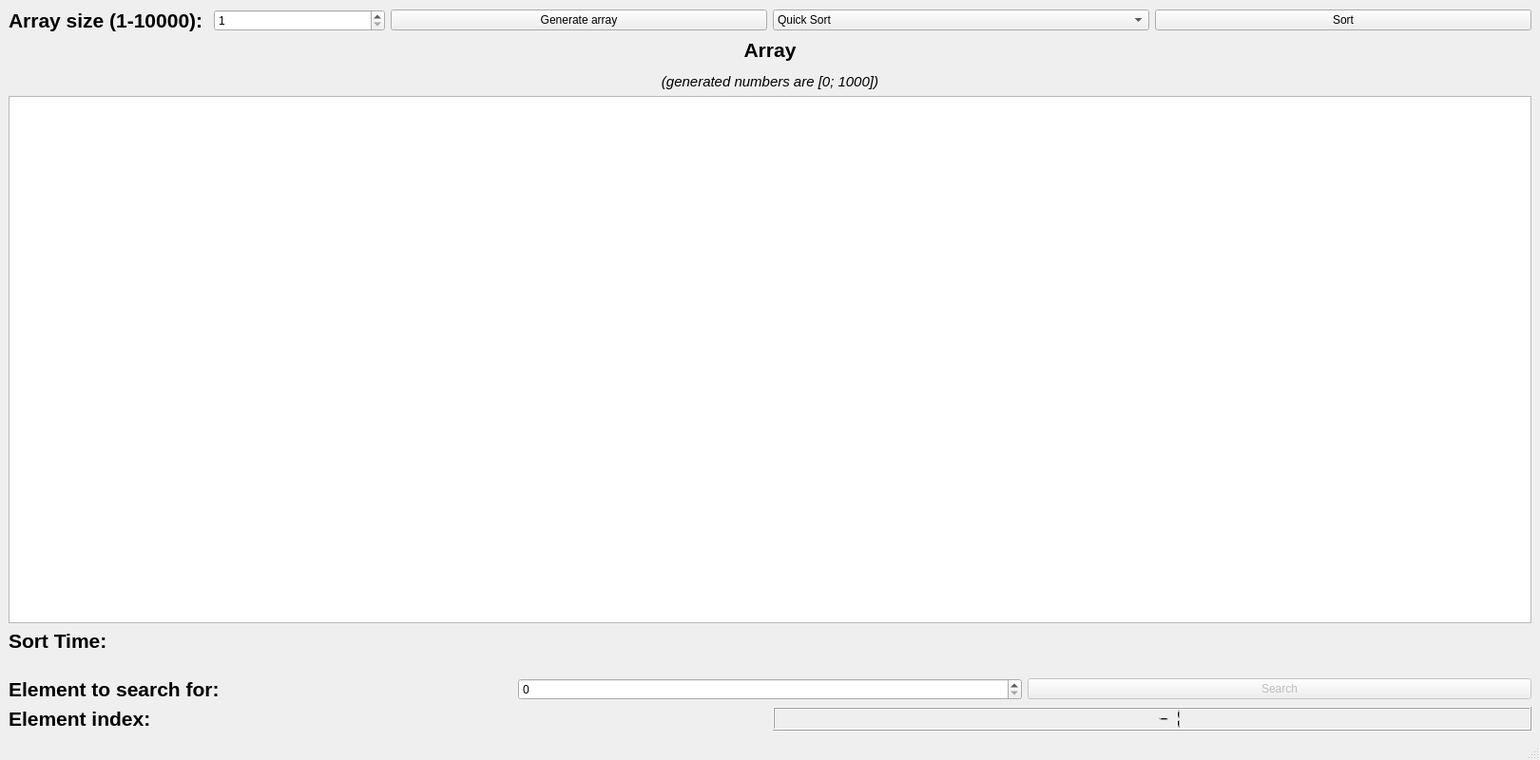
<?xml version="1.0" encoding="UTF-8"?>
<ui version="4.0">
 <class>MainWindow</class>
 <widget class="QMainWindow" name="MainWindow">
  <property name="geometry">
   <rect>
    <x>0</x>
    <y>0</y>
    <width>1620</width>
    <height>800</height>
   </rect>
  </property>
  <property name="sizePolicy">
   <sizepolicy hsizetype="Fixed" vsizetype="Fixed">
    <horstretch>0</horstretch>
    <verstretch>0</verstretch>
   </sizepolicy>
  </property>
  <property name="minimumSize">
   <size>
    <width>1620</width>
    <height>800</height>
   </size>
  </property>
  <property name="windowTitle">
   <string>Task 1</string>
  </property>
  <widget class="QWidget" name="centralwidget">
   <layout class="QVBoxLayout" name="verticalLayout_2">
    <item>
     <layout class="QHBoxLayout" name="horizontalLayout_6">
      <item>
       <layout class="QHBoxLayout" name="horizontalLayout_5">
        <item>
         <widget class="QLabel" name="label_7">
          <property name="sizePolicy">
           <sizepolicy hsizetype="Minimum" vsizetype="Preferred">
            <horstretch>0</horstretch>
            <verstretch>0</verstretch>
           </sizepolicy>
          </property>
          <property name="font">
           <font>
            <pointsize>16</pointsize>
            <bold>true</bold>
           </font>
          </property>
          <property name="text">
           <string>&lt;html&gt;&lt;head/&gt;&lt;body&gt;&lt;p&gt;Array size (1-10000): &lt;/p&gt;&lt;/body&gt;&lt;/html&gt;</string>
          </property>
         </widget>
        </item>
        <item>
         <widget class="QSpinBox" name="spinBox">
          <property name="minimum">
           <number>1</number>
          </property>
          <property name="maximum">
           <number>1000000</number>
          </property>
         </widget>
        </item>
       </layout>
      </item>
      <item>
       <widget class="QPushButton" name="pushButton">
        <property name="text">
         <string>Generate array</string>
        </property>
       </widget>
      </item>
      <item>
       <widget class="QComboBox" name="comboBox">
        <item>
         <property name="text">
          <string>Quick Sort</string>
         </property>
        </item>
        <item>
         <property name="text">
          <string>Heap Sort</string>
         </property>
        </item>
        <item>
         <property name="text">
          <string>Merge Sort</string>
         </property>
        </item>
       </widget>
      </item>
      <item>
       <widget class="QPushButton" name="pushButton_2">
        <property name="text">
         <string>Sort</string>
        </property>
       </widget>
      </item>
     </layout>
    </item>
    <item>
     <layout class="QVBoxLayout" name="verticalLayout_3">
      <item>
       <widget class="QLabel" name="label_8">
        <property name="font">
         <font>
          <pointsize>16</pointsize>
          <bold>true</bold>
         </font>
        </property>
        <property name="text">
         <string>&lt;html&gt;&lt;head/&gt;&lt;body&gt;&lt;p align=&quot;center&quot;&gt;Array&lt;/p&gt;&lt;p align=&quot;center&quot;&gt;&lt;span style=&quot; font-size:11pt; font-weight:400; font-style:italic;&quot;&gt;(generated numbers are [0; 1000])&lt;/span&gt;&lt;/p&gt;&lt;/body&gt;&lt;/html&gt;</string>
        </property>
       </widget>
      </item>
      <item>
       <widget class="QGraphicsView" name="graphicsView">
        <property name="minimumSize">
         <size>
          <width>1600</width>
          <height>513</height>
         </size>
        </property>
        <property name="baseSize">
         <size>
          <width>1600</width>
          <height>513</height>
         </size>
        </property>
        <property name="sceneRect">
         <rectf>
          <x>0.000000000000000</x>
          <y>0.000000000000000</y>
          <width>0.000000000000000</width>
          <height>0.000000000000000</height>
         </rectf>
        </property>
       </widget>
      </item>
     </layout>
    </item>
    <item>
     <layout class="QHBoxLayout" name="horizontalLayout_8">
      <item>
       <layout class="QHBoxLayout" name="horizontalLayout">
        <item>
         <widget class="QLabel" name="label">
          <property name="sizePolicy">
           <sizepolicy hsizetype="Minimum" vsizetype="Preferred">
            <horstretch>0</horstretch>
            <verstretch>0</verstretch>
           </sizepolicy>
          </property>
          <property name="font">
           <font>
            <pointsize>16</pointsize>
            <bold>true</bold>
           </font>
          </property>
          <property name="text">
           <string>Sort Time:</string>
          </property>
         </widget>
        </item>
        <item>
         <widget class="QLabel" name="label_4">
          <property name="font">
           <font>
            <pointsize>15</pointsize>
           </font>
          </property>
          <property name="text">
           <string/>
          </property>
         </widget>
        </item>
       </layout>
      </item>
     </layout>
    </item>
    <item>
     <spacer name="verticalSpacer">
      <property name="orientation">
       <enum>Qt::Vertical</enum>
      </property>
      <property name="sizeType">
       <enum>QSizePolicy::Minimum</enum>
      </property>
      <property name="sizeHint" stdset="0">
       <size>
        <width>20</width>
        <height>20</height>
       </size>
      </property>
     </spacer>
    </item>
    <item>
     <layout class="QVBoxLayout" name="verticalLayout">
      <item>
       <layout class="QHBoxLayout" name="horizontalLayout_4">
        <item>
         <widget class="QLabel" name="label_9">
          <property name="sizePolicy">
           <sizepolicy hsizetype="Minimum" vsizetype="Preferred">
            <horstretch>0</horstretch>
            <verstretch>0</verstretch>
           </sizepolicy>
          </property>
          <property name="text">
           <string>&lt;html&gt;&lt;head/&gt;&lt;body&gt;&lt;p&gt;&lt;span style=&quot; font-size:16pt; font-weight:700;&quot;&gt;Element to search for: &lt;/span&gt;&lt;/p&gt;&lt;/body&gt;&lt;/html&gt;</string>
          </property>
         </widget>
        </item>
        <item>
         <widget class="QSpinBox" name="spinBox_2">
          <property name="minimum">
           <number>0</number>
          </property>
          <property name="maximum">
           <number>1000</number>
          </property>
         </widget>
        </item>
        <item>
         <widget class="QPushButton" name="pushButton_3">
          <property name="enabled">
           <bool>false</bool>
          </property>
          <property name="text">
           <string>Search</string>
          </property>
         </widget>
        </item>
       </layout>
      </item>
      <item>
       <layout class="QHBoxLayout" name="horizontalLayout_7">
        <item>
         <widget class="QLabel" name="label_10">
          <property name="sizePolicy">
           <sizepolicy hsizetype="Minimum" vsizetype="Preferred">
            <horstretch>0</horstretch>
            <verstretch>0</verstretch>
           </sizepolicy>
          </property>
          <property name="text">
           <string>&lt;html&gt;&lt;head/&gt;&lt;body&gt;&lt;p&gt;&lt;span style=&quot; font-size:16pt; font-weight:700;&quot;&gt;Element index: &lt;/span&gt;&lt;/p&gt;&lt;/body&gt;&lt;/html&gt;</string>
          </property>
         </widget>
        </item>
        <item>
         <widget class="QLCDNumber" name="lcdNumber">
          <property name="intValue" stdset="0">
           <number>-1</number>
          </property>
         </widget>
        </item>
       </layout>
      </item>
     </layout>
    </item>
   </layout>
  </widget>
  <widget class="QMenuBar" name="menubar">
   <property name="geometry">
    <rect>
     <x>0</x>
     <y>0</y>
     <width>1620</width>
     <height>22</height>
    </rect>
   </property>
  </widget>
  <widget class="QStatusBar" name="statusbar"/>
 </widget>
 <resources/>
 <connections/>
</ui>
